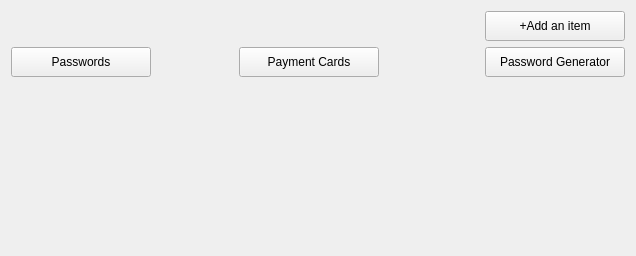
      <widget class="QWidget" name="dashboardPage">
       <layout class="QGridLayout" name="gridLayout">
        <item row="1" column="2">
         <widget class="QPushButton" name="paymentCards">
          <property name="sizePolicy">
           <sizepolicy hsizetype="MinimumExpanding" vsizetype="MinimumExpanding">
            <horstretch>0</horstretch>
            <verstretch>0</verstretch>
           </sizepolicy>
          </property>
          <property name="minimumSize">
           <size>
            <width>140</width>
            <height>30</height>
           </size>
          </property>
          <property name="maximumSize">
           <size>
            <width>280</width>
            <height>60</height>
           </size>
          </property>
          <property name="text">
           <string>Payment Cards</string>
          </property>
         </widget>
        </item>
        <item row="2" column="0">
         <spacer name="verticalSpacer">
          <property name="orientation">
           <enum>Qt::Vertical</enum>
          </property>
          <property name="sizeHint" stdset="0">
           <size>
            <width>20</width>
            <height>168</height>
           </size>
          </property>
         </spacer>
        </item>
        <item row="1" column="1">
         <spacer name="horizontalSpacer_4">
          <property name="orientation">
           <enum>Qt::Horizontal</enum>
          </property>
          <property name="sizeType">
           <enum>QSizePolicy::MinimumExpanding</enum>
          </property>
          <property name="sizeHint" stdset="0">
           <size>
            <width>82</width>
            <height>20</height>
           </size>
          </property>
         </spacer>
        </item>
        <item row="1" column="0">
         <widget class="QPushButton" name="passwords">
          <property name="sizePolicy">
           <sizepolicy hsizetype="MinimumExpanding" vsizetype="MinimumExpanding">
            <horstretch>0</horstretch>
            <verstretch>0</verstretch>
           </sizepolicy>
          </property>
          <property name="minimumSize">
           <size>
            <width>140</width>
            <height>30</height>
           </size>
          </property>
          <property name="maximumSize">
           <size>
            <width>280</width>
            <height>60</height>
           </size>
          </property>
          <property name="text">
           <string>Passwords</string>
          </property>
         </widget>
        </item>
        <item row="1" column="3">
         <spacer name="horizontalSpacer_5">
          <property name="orientation">
           <enum>Qt::Horizontal</enum>
          </property>
          <property name="sizeHint" stdset="0">
           <size>
            <width>40</width>
            <height>20</height>
           </size>
          </property>
         </spacer>
        </item>
        <item row="1" column="5">
         <widget class="QPushButton" name="passwordGenerator">
          <property name="sizePolicy">
           <sizepolicy hsizetype="MinimumExpanding" vsizetype="MinimumExpanding">
            <horstretch>0</horstretch>
            <verstretch>0</verstretch>
           </sizepolicy>
          </property>
          <property name="minimumSize">
           <size>
            <width>140</width>
            <height>30</height>
           </size>
          </property>
          <property name="maximumSize">
           <size>
            <width>280</width>
            <height>60</height>
           </size>
          </property>
          <property name="text">
           <string>Password Generator</string>
          </property>
         </widget>
        </item>
        <item row="1" column="4">
         <spacer name="horizontalSpacer_3">
          <property name="orientation">
           <enum>Qt::Horizontal</enum>
          </property>
          <property name="sizeType">
           <enum>QSizePolicy::MinimumExpanding</enum>
          </property>
          <property name="sizeHint" stdset="0">
           <size>
            <width>60</width>
            <height>20</height>
           </size>
          </property>
         </spacer>
        </item>
        <item row="0" column="5">
         <widget class="QPushButton" name="newItem">
          <property name="sizePolicy">
           <sizepolicy hsizetype="MinimumExpanding" vsizetype="MinimumExpanding">
            <horstretch>0</horstretch>
            <verstretch>0</verstretch>
           </sizepolicy>
          </property>
          <property name="minimumSize">
           <size>
            <width>140</width>
            <height>30</height>
           </size>
          </property>
          <property name="maximumSize">
           <size>
            <width>280</width>
            <height>60</height>
           </size>
          </property>
          <property name="text">
           <string>+Add an item</string>
          </property>
         </widget>
        </item>
       </layout>
      </widget>
